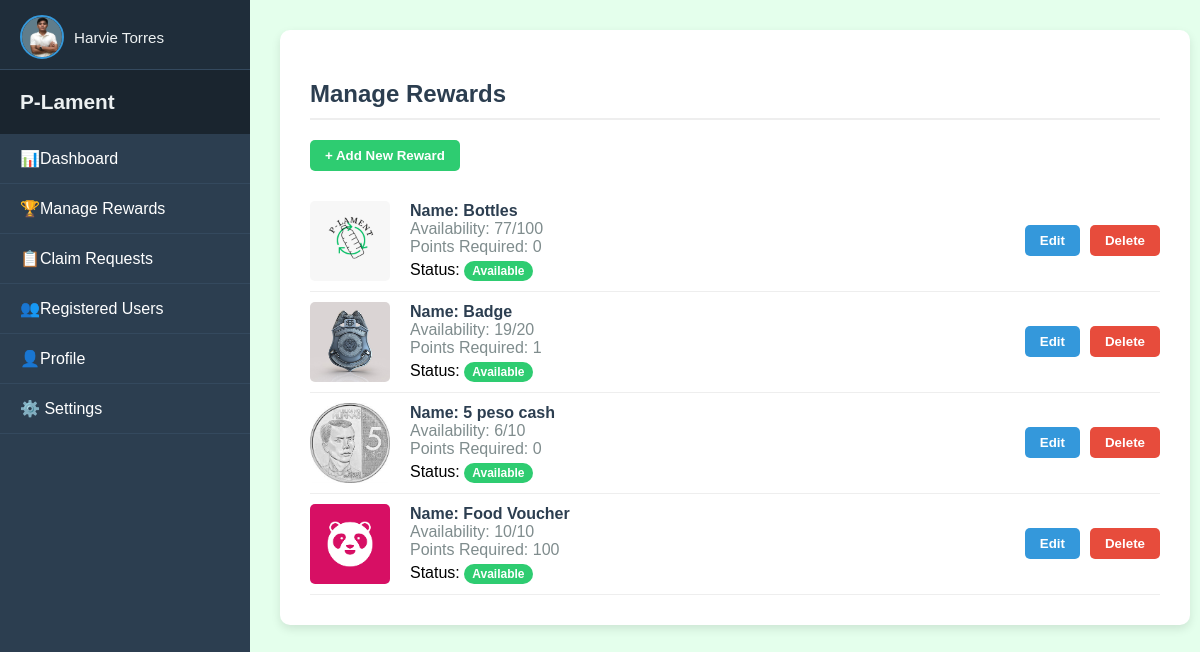
The app's page /rewards/ (signed in) with its own data.
### accounts/models.py (models this page shows, shortened)
class Profile(models.Model):
    user = models.OneToOneField(User, on_delete=models.CASCADE)
    profile_pic = models.ImageField(upload_to='profile_pics', null=True, blank=True)
    address = models.CharField(max_length=255, blank=True, null=True)
    phone_number = models.CharField(max_length=20, blank=True, null=True)
    birth_date = models.DateField(blank=True, null=True)
    points = models.IntegerField(default=0)
    bottles_recycled = models.IntegerField(default=0)
    rewards_claimed = models.IntegerField(default=0)
    signup_source = models.CharField(max_length=20, default='web')
    last_active = models.DateTimeField(null=True, blank=True)

class Reward(models.Model):
    name = models.CharField(max_length=255)
    image = models.ImageField(upload_to='reward_images/', null=True, blank=True)
    available = models.BooleanField(default=True)
    cost = models.IntegerField(default=0)
    total_quantity = models.IntegerField(default=0)
    claimed_count = models.IntegerField(default=0)
    def remaining_quantity(self):
        return max(self.total_quantity - self.claimed_count, 0)

### accounts/views.py (the view, shortened to what this page needs)
# urls.py: path('rewards/', views.rewards_view, name='rewards'),
@login_required
def rewards_view(request):
    rewards = Reward.objects.all()
    return render(request, 'accounts/rewards.html', {'rewards': rewards})

### accounts/templates/accounts/rewards.html (shortened to what this page needs)
{% extends "accounts/base.html" %}
{% load static %}
{% block extra_css %}
<link rel="stylesheet" href="{% static 'css/rewards.css' %}">
{% endblock %}
{% block content %}
<div class="rewards-container">
    <h2 class="section-title">Manage Rewards</h2>
    <button class="add-btn" onclick="openModal()">+ Add New Reward</button>
    {% for reward in rewards %}
    <div class="reward-item">
        {% if reward.image %}
            <img src="{{ reward.image.url }}" alt="{{ reward.name }}" class="reward-image">
        {% else %}
            <img src="{% static 'default-reward.png' %}" alt="No image" class="reward-image">
        {% endif %}
        <div class="reward-info">
            <div class="reward-name">Name: {{ reward.name }}</div>
            <div class="reward-availability">Availability: {{ reward.remaining_quantity }}/{{ reward.total_quantity }}</div>
            <div class="reward-availability">Points Required: {{ reward.cost }}</div>
            <div class="reward-status">
                Status:
                <span class="status-badge {% if reward.available %}available{% else %}unavailable{% endif %}">
                    {{ reward.available|yesno:"Available,Unavailable" }}
                </span>
            </div>
        </div>
        <div class="reward-actions">
            <button class="edit-btn"
            onclick="editReward(
                '{{ reward.id }}',
                '{{ reward.name }}',
                '{{ reward.available }}',
                '{{ reward.cost }}',
                '{{ reward.total_quantity }}',
                '{% if reward.image %}{{ reward.image.url }}{% endif %}'
            )">Edit</button>
            <form method="POST" style="display:inline;">
                <button type="submit" class="delete-btn">Delete</button>
            </form>
        </div>
    </div>
    {% endfor %}
</div>
{% endblock %}

### accounts/templates/accounts/base.html (shortened to what this page needs)
{% load static %}
<!DOCTYPE html>
<html lang="en">
<head>
    <link rel="stylesheet" href="{% static 'css/base.css' %}">
    {% block extra_css %}{% endblock %}
</head>
<body class="{% if request.path == '/accounts/login/' or request.path == '/' %}login-body{% else %}base-body{% endif %}">
    {% if request.path != '/accounts/login/' and request.path != '/' %}
    <div class="sidebar">
        <div class="sidebar-user">
            {% if user.profile.profile_pic and user.profile.profile_pic.url %}
                <img src="{{ user.profile.profile_pic.url }}"
                     alt="User Profile"
                     class="sidebar-user-pic"
                     onerror="this.style.display='none'; this.nextElementSibling.style.display='flex';">
            {% else %}
                <div class="sidebar-avatar-placeholder">
                    {{ user.first_name|first }}{{ user.last_name|first }}
                </div>
            {% endif %}
            <span class="sidebar-user-name">{{ user.get_full_name|default:user.username }}</span>
        </div>
        <div class="sidebar-header">
            <h2>P-Lament</h2>
        </div>
        <ul class="sidebar-menu">
            <li><a href="{% url 'dashboard' %}"><span class="icon">📊</span> Dashboard</a></li>
            <li><a href="{% url 'rewards' %}"><span class="icon">🏆</span> Manage Rewards</a></li>
            <li><a href="{% url 'claim_requests' %}"><span class="icon">📋</span> Claim Requests</a></li>
            <li><a href="{% url 'users' %}"><span class="icon">👥</span> Registered Users</a></li>
            <li><a href="{% url 'profile' %}"><span class="icon">👤</span> Profile</a></li>
            <li class="settings-container">
                <span class="icon">⚙️</span> Settings
            </li>
        </ul>
    </div>
    {% endif %}
    <div class="{% if request.path != '/accounts/login/' and request.path != '/' %}content-wrapper{% else %}container{% endif %}">
        {% block content %}{% endblock %}
    </div>
</body>
</html>

### accounts/static/css/base.css (style rules this page uses)
body { margin: 0; padding: 0; font-family: Arial, sans-serif; min-height: 100vh; }
.base-body { background-color: #E4FFEC; display: flex; }
.sidebar { width: 250px; background-color: #2c3e50; color: white; height: 100vh; position: fixed; left: 0; top: 0; overflow-y: auto; }
.sidebar-header { padding: 20px; background-color: #1a252f; }
.sidebar-header h2 { margin: 0; color: #ecf0f1; font-size: 1.3rem; }
.sidebar-menu { list-style: none; padding: 0; margin: 0; }
.sidebar-menu li { padding: 15px 20px; border-bottom: 1px solid #34495e; transition: all 0.3s; position: relative; }
.sidebar-menu a { color: white; text-decoration: none; display: flex; align-items: center; }
.sidebar-user { display: flex; align-items: center; padding: 15px 20px 10px; border-bottom: 1px solid #34495e; background-color: #1f2d3a; }
.sidebar-user-pic { width: 40px; height: 40px; border-radius: 50%; object-fit: cover; margin-right: 10px; border: 2px solid #3498db; }
.sidebar-user-name { color: #ecf0f1; font-weight: 500; font-size: 0.95rem; white-space: nowrap; overflow: hidden; text-overflow: ellipsis; }
.content-wrapper { flex: 1; margin-left: 250px; padding: 30px; box-sizing: border-box; width: 100%; }

### accounts/static/css/rewards.css (style rules this page uses)
.rewards-container { background: #fff; border-radius: 10px; padding: 30px; width: 850px; margin: 0 auto; box-shadow: 0 4px 10px rgba(0,0,0,0.1); }
.section-title { font-size: 1.5rem; color: #2c3e50; margin-bottom: 20px; border-bottom: 2px solid #eee; padding-bottom: 10px; }
.reward-item { display: flex; align-items: center; padding: 10px 0; border-bottom: 1px solid #eee; }
.reward-image { width: 80px; height: 80px; object-fit: cover; border-radius: 5px; margin-right: 20px; }
.reward-info { flex: 1; }
.reward-name { font-weight: bold; color: #2c3e50; }
.reward-availability { color: #7f8c8d; }
.reward-actions { display: flex; gap: 10px; }
.edit-btn { background-color: #3498db; color: white; border: none; padding: 8px 15px; border-radius: 5px; cursor: pointer; font-weight: bold; }
.delete-btn { background-color: #e74c3c; color: white; border: none; padding: 8px 15px; border-radius: 5px; cursor: pointer; font-weight: bold; }
.add-btn { background-color: #2ecc71; color: white; border: none; padding: 8px 15px; border-radius: 5px; cursor: pointer; font-weight: bold; margin-bottom: 20px; }
.reward-status { margin-top: 5px; }
.status-badge { padding: 3px 8px; border-radius: 12px; font-size: 12px; font-weight: bold; }
.status-badge.available { background-color: #2ecc71; color: white; }

### records on screen
Reward: image (picture), name "Bottles", remaining_quantity "77", total_quantity "100", cost "0", available "Available"
Reward: image (picture), name "Badge", remaining_quantity "19", total_quantity "20", cost "1", available "Available"
Reward: image (picture), name "5 peso cash", remaining_quantity "6", total_quantity "10", cost "0", available "Available"
Reward: image (picture), name "Food Voucher", remaining_quantity "10", total_quantity "10", cost "100", available "Available"

### other values on screen
{{ user.get_full_name|default:user.username }} "Harvie Torres"
